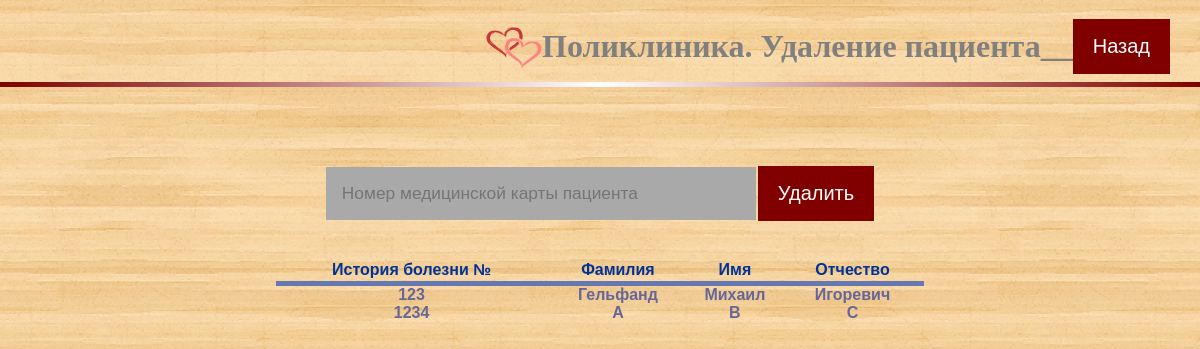
The page /hospital/del_patient.php (signed in) on the database its author committed.
### tables this page shows
CREATE TABLE `patients` (
  `id_card` int(7) NOT NULL,
  `doctor_id` int(11) DEFAULT NULL,
  `surname` varchar(20) NOT NULL,
  `name` varchar(20) NOT NULL,
  `middlename` varchar(20) DEFAULT NULL,
  `age` int(3) DEFAULT NULL,
  `diagnosis` varchar(50) NOT NULL,
  `dt` date NOT NULL,
  `appointments` varchar(50) DEFAULT NULL,
  `room` int(5) DEFAULT NULL,
  `depcode` varchar(3) DEFAULT NULL,
  `address` varchar(20) NOT NULL,
  `job` varchar(20) DEFAULT NULL,
  `log` varchar(50) NOT NULL,
  `password` varchar(50) NOT NULL
);

### hospital/del_patient.php (the view, shortened to what this page needs)
<html>
  <head>
		<link rel="stylesheet" href="button.css">
	</head>
	<body >
		<br>
		<div class="header">
			<a onclick="javascript:history.go(); return false;">
				<img border="0" alt="Logo" src="logo.png" width="56" height="56">
			</a>
			<font size="6" color="grey" face="Myriad Pro Light"><b>Поликлиника. Удаление пациента__</b>
			</font>
			<a class="aa" href="admin.php">Назад</a>
		</div>
		<hr>
	    <div class="delform">
			<form action="<?php echo $_SERVER['PHP_SELF']; ?>" name="additem" method="GET">
	    		<center>
	        	<table>
	          		<tr>
	          			<td><input class="text_input" type="text" name="id_card_inp" placeholder="Номер медицинской карты пациента" required pattern = "^[0-9]+$"></td>
	    				<td><input class="aa" name="submit" type="submit" value="Удалить"> </td>
	    		 	</tr>
			</form>
			<br>
	    </div>
	    <br>
	    <?php
			$db=mysqli_connect("localhost","root","899127231112H@rv@rd", "hospital") OR DIE(mysqli_error($db));
			mysqli_select_db($db, "hospital");
			mysqli_query($db, "SET NAMES utf8");
			$result = mysqli_query($db, "SELECT id_card, surname, name, middlename FROM patients")or die(mysqli_error($db));
			$a=mysqli_fetch_array($result);
			echo "<table class=table>";
			echo "<tr>
				<th><b>История болезни №</b></th>
				<th><b>Фамилия</b></th><th><b>Имя</b></th>
				<th><b>Отчество</b></th>
				</tr>";
			do
			{
				$pole0=$a[0]; $pole1=$a[1]; $pole2=$a[2]; $pole3=$a[3];
				echo "<tr><td>$pole0</td><td>$pole1</td>
					<td>$pole2</td><td>$pole3</td>
					</tr>";
			} while ($a=mysqli_fetch_array($result));
			echo "</table>";
	    ?>
	</body>
</html>

### hospital/button.css (style rules this page uses)
body { padding: 0; margin: 0; width: 100%; background-image: url("back.png"); background-attachment: fixed; background-position: center; background-repeat: no-repeat; background-size: cover; top: 0; left: 0; height: 100%; }
.header { display: flex; flex-direction: row; flex-wrap: nowrap; justify-content: flex-end; align-content: center; align-items: center; padding: 0 30 0 0px; margin: 4 4 4 4px padding-right: 2px }
.aa { text-decoration: none; outline: none; display: inline-block; padding: 16px 20px; background-color: #800000; font-family: 'Myriad Pro', sans-serif; font-size: 20; color: white; border: 0 }
hr { border: 0; height: 5px; background: #000; background-image: -webkit-linear-gradient(left, #800000, #fff, #800000); background-image: -moz-linear-gradient(left, #800000, #fff, #800000); background-image: -ms-linear-gradient(left, #800000, #fff, #800000); background-image: -o-linear-gradient(left, #800000, #fff, #800000); }
.table { font-family: "Lucida Sans Unicode", "Lucida Grande", Sans-Serif; font-size: 18px; max-width: 90%; width: 90%; border-collapse: collapse; text-align: center; margin:auto; border-bottom:width: 99px; }
.table th { font-weight: bolder; font-size:16px; color: #039; border-bottom: 5px solid #6678b1; padding:2px 10px; }
.table td { color: #669; font-weight: bold; font-size: 16px; padding: 2px 10px; transition: .3s linear; }
.text_input { border: none; padding: 16px; width: 430px; font-size: 13pt; background-color: #A9A9A9; color: white; }
.delform { width: 60%; margin: 77px auto; }
.delform input[type="submit"] { text-align: center; }
.delform td { padding: 0px; }

### rows shown on the page
patients: id_card "123", surname "Гельфанд", name "Михаил", middlename "Игоревич"
patients: id_card "1234", surname "A", name "B", middlename "C"
